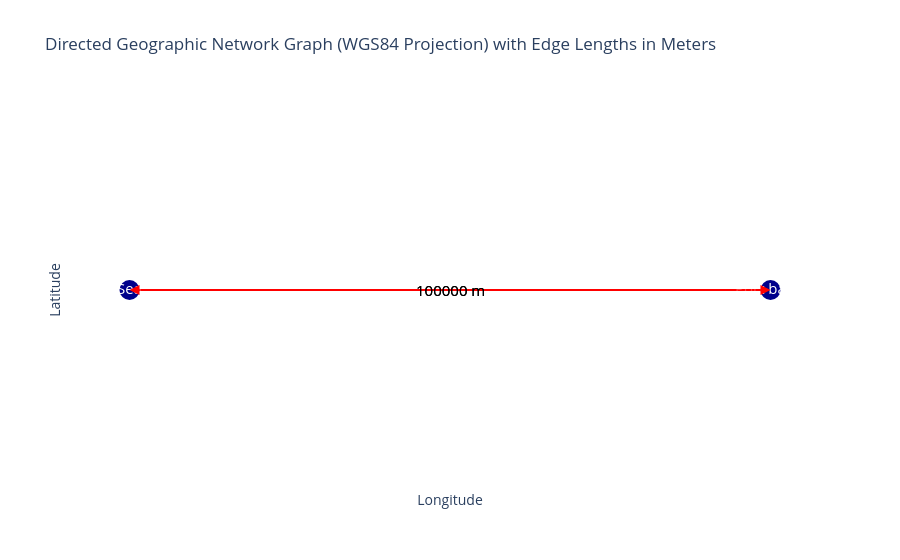

Write notebook code for a chart like this one.
### Code cell
opentnsim.graph.plot_graph(FG)

### Figure 1 — Plotly figure (JSON) as saved in the notebook; plotly's stock layout.template omitted (floating-point values rounded to 4 significant figures)
{"data": [{"hoverinfo": "none", "line": {"color": "red", "width": 2}, "mode": "lines", "type": "scatter", "x": [0, 0.8983], "y": [0, 0]}, {"hoverinfo": "none", "line": {"color": "red", "width": 2}, "mode": "lines", "type": "scatter", "x": [0.8983, 0], "y": [0, 0]}, {"hoverinfo": "text", "marker": {"color": "darkblue", "size": 20}, "mode": "markers+text", "text": ["Sea", "Port basin"], "textfont": {"color": "white", "size": 15}, "textposition": "middle center", "type": "scatter", "x": [0, 0.8983], "y": [0, 0]}], "layout": {"annotations": [{"arrowcolor": "red", "arrowhead": 2, "arrowsize": 2, "arrowwidth": 1, "ax": 0, "axref": "x", "ay": 0, "ayref": "y", "showarrow": true, "x": 0.8983, "xref": "x", "y": 0, "yref": "y"}, {"arrowcolor": "red", "arrowhead": 2, "arrowsize": 2, "arrowwidth": 1, "ax": 0.8983, "axref": "x", "ay": 0, "ayref": "y", "showarrow": true, "x": 0, "xref": "x", "y": 0, "yref": "y"}, {"font": {"color": "black", "size": 15}, "showarrow": false, "text": "100000 m", "x": 0.4492, "y": 0}, {"font": {"color": "black", "size": 15}, "showarrow": false, "text": "100000 m", "x": 0.4492, "y": 0}], "plot_bgcolor": "white", "showlegend": false, "title": {"text": "Directed Geographic Network Graph (WGS84 Projection) with Edge Lengths in Meters"}, "xaxis": {"showgrid": false, "showticklabels": false, "title": {"text": "Longitude"}, "zeroline": false}, "yaxis": {"showgrid": false, "showticklabels": false, "title": {"text": "Latitude"}, "zeroline": false}}}
